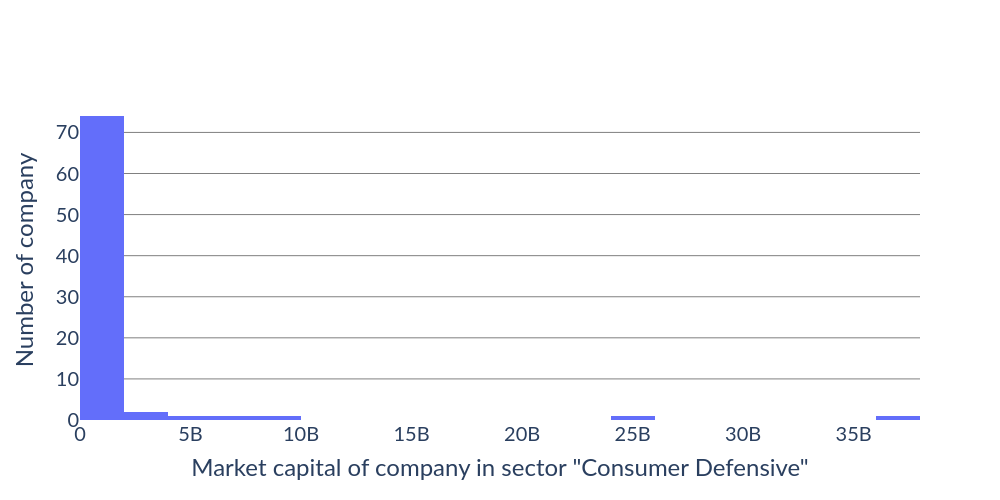

Source (notebook cell):
### Code cell
# Distribution of market cap
fig = go.Figure()
fig.add_trace(
    go.Histogram(x = df['market_cap'].apply(lambda x : int(x)))
)
fig.update_yaxes(showgrid = True, gridcolor = 'gray', title = 'Number of company')
fig.update_xaxes(title = f'Market capital of company in sector "{SECTOR}"')
fig.update_layout(
    width = 1000,
    height = 500,
    plot_bgcolor = 'white',
    paper_bgcolor = 'white',
    font = dict(family = 'Lato', size = 20)
)
fig.show()

### Figure 1 — Plotly figure (JSON) as saved in the notebook; plotly's stock layout.template omitted (floating-point values rounded to 4 significant figures)
{"data": [{"type": "histogram", "x": [4257231872, 849901440, 44599320, 12598330, 3690560, 42830188, 821130240, 39997600, 28931568, 5991150, 1756587008, 25827389440, 138094096, 57620220, 3204960, 84018432, 5274480, 141281136, 72644568, 42905992, 18319482, 17560680, 17313594, 7522115584, 8573010, 2805390, 39581280, 1109023232, 129890480, 24726488, 5476980, 36549971968, 113830928, 21605592, 14279491, 171052496, 29850662, 111835904, 14830020, 6255609, 893807360, 21613280, 710540032, 6514980, 2680131, 316090304, 46063676, 147721360, 6119344, 8747171840, 3405597696, 214232016, 3133448, 15481368, 102709952, 17093098, 12709450, 1375124224, 3813012, 4005561, 480127136, 42282240, 1193092864, 1643599872, 4268782, 3392915712, 159506272, 34972016, 207512208, 9673200, 4064490, 44353596, 2843946, 8885850, 4587360, 687049344, 28872844, 2668435, 110008160, 13004280, 1053258]}], "layout": {"font": {"family": "Lato", "size": 20}, "height": 500, "paper_bgcolor": "white", "plot_bgcolor": "white", "width": 1000, "xaxis": {"title": {"text": "Market capital of company in sector \"Consumer Defensive\""}}, "yaxis": {"gridcolor": "gray", "showgrid": true, "title": {"text": "Number of company"}}}}
